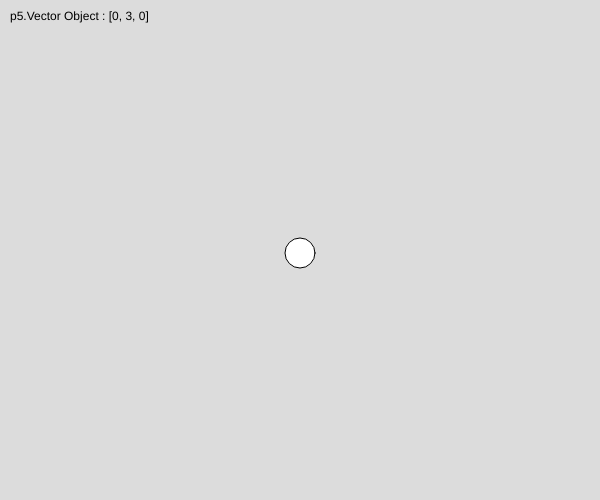
Frame 1 (no input)
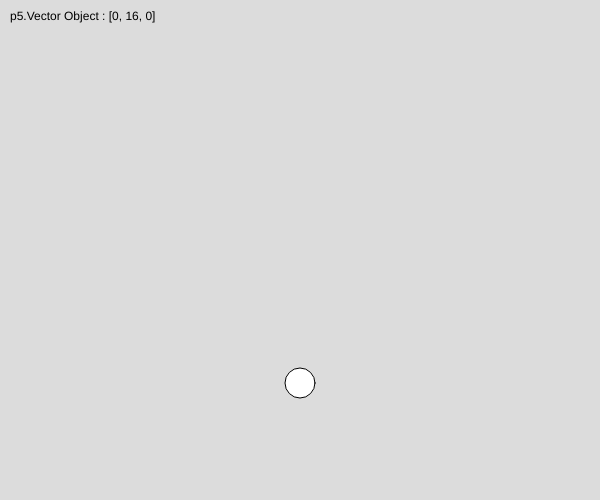
Frame 60 (no input)
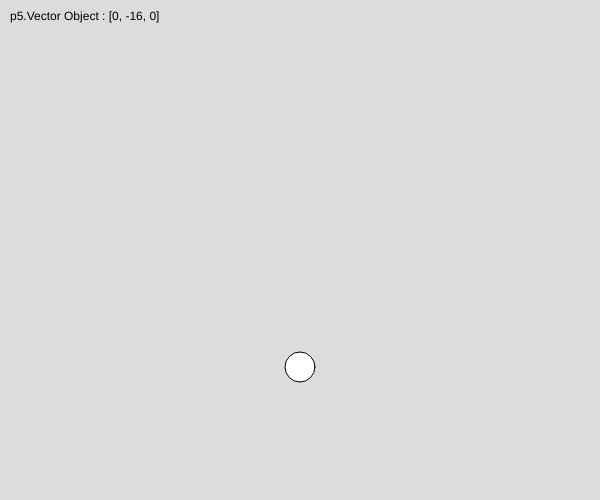
Frame 120 (the mouse pressed at the canvas centre since frame 60)

The p5.js sketch that drew these frames (run headless with seeded random() and noise() and a simulated clock; from frame 60 on, the mouse is pressed at the canvas centre):

// p5.js sketch
// ── sketch.js
let particles = [];

function setup() {
  createCanvas(600, 500);

  particles.push(new Particle(width / 2, height / 2, 15));
}

function draw() {
  background(220);

  for (let p of particles) {
    if (keyIsPressed) {
      let hitForce = createVector(1, 0);
      p.applyForce(hitForce);
    }
    
    let gravity = createVector(0, 1);
    p.applyForce(gravity);
    
    p.move();
    p.bounce();
    p.display();
    text(p.vel,10,20)
    //console.log(p.vel)
  }
}

class Particle {
  constructor(x, y, r) {
    this.pos = createVector(x, y);
    this.vel = createVector(0, 2);
    this.acc = createVector();
    this.rad = r;
  }
  move() {
    this.vel.add( this.acc );
    this.pos.add( this.vel );
    this.acc.mult(0); // reset!
  }
  applyForce(f) {
    let force = f.copy();
    this.acc.add(force);
  }
  bounce() {
    if (this.pos.x < 0) {
      this.pos.x = 0;
      this.vel.x *= -1;
    }
    else if (this.pos.x > width) {
      this.pos.x = width;
      this.vel.x *= -1;
    }
    if (this.pos.y < 0) {
      this.pos.y = 0;
      this.vel.y *= -1;
    }
    else if (this.pos.y > height) {
      this.pos.y = height;
      this.vel.y *= -1;
    }
  }
  display() {
    push();
    circle(this.pos.x, this.pos.y, this.rad * 2);
    pop();
  }
}
